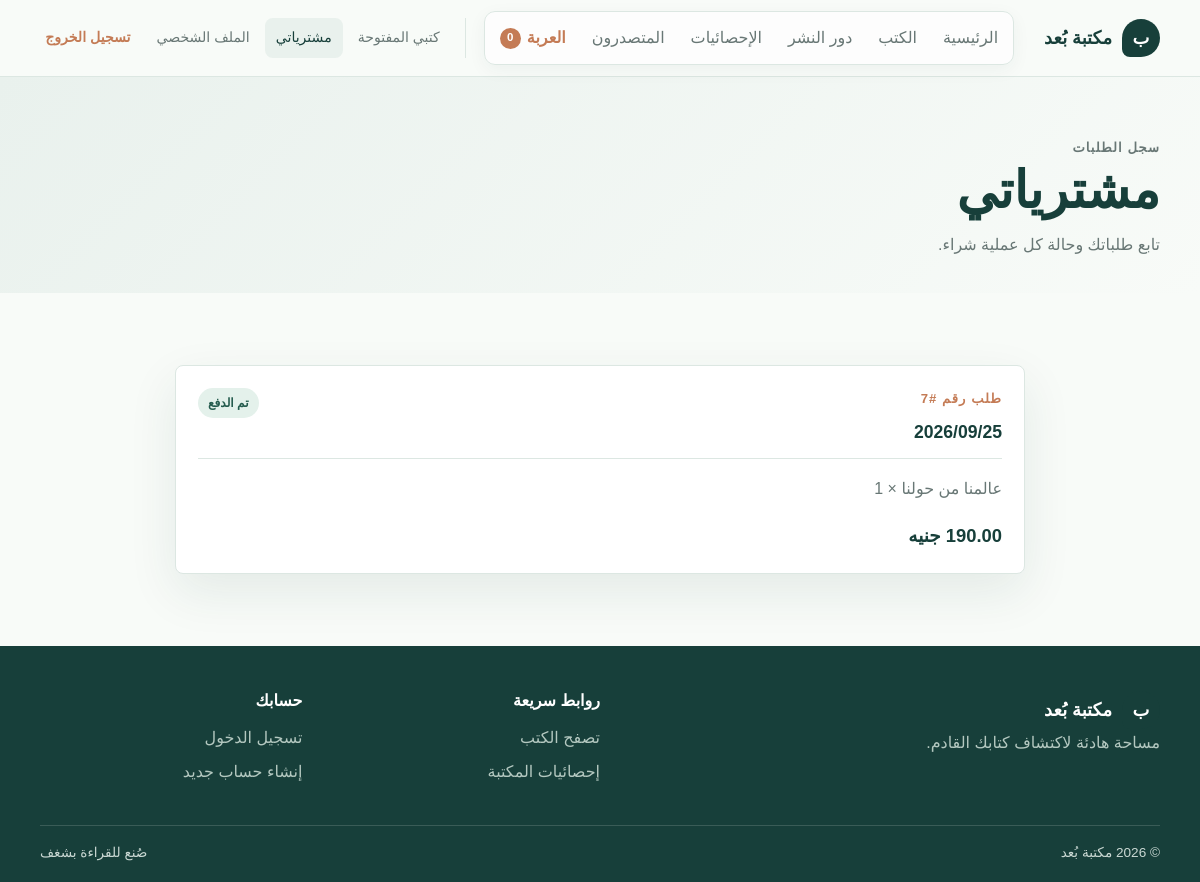
The page /my-orders.php (signed in) on the database its author committed.
### tables this page shows
CREATE TABLE `orders` (
  `id` int(10) UNSIGNED NOT NULL,
  `user_id` int(10) UNSIGNED NOT NULL,
  `customer_name` varchar(160) NOT NULL,
  `customer_email` varchar(190) NOT NULL,
  `whatsapp` varchar(30) NOT NULL,
  `address` text NOT NULL,
  `total` decimal(10,2) NOT NULL DEFAULT 0.00,
  `payment_method` varchar(40) NOT NULL DEFAULT 'instapay',
  `payment_reference` varchar(120) DEFAULT NULL,
  `status` varchar(30) NOT NULL DEFAULT 'pending',
  `created_at` timestamp NOT NULL DEFAULT current_timestamp()
);

### admin/includes/helpers.php (called while the page is built, shortened)
<?php
function e(mixed $value): string
{
    return htmlspecialchars((string) $value, ENT_QUOTES, 'UTF-8');
}

### my-orders.php (the view, shortened to what this page needs)
<?php
require_once __DIR__ . '/includes/app.php';
$statement = $pdo->prepare('SELECT orders.id, orders.total, orders.status, orders.created_at, GROUP_CONCAT(CONCAT(order_items.title, " × ", order_items.quantity) SEPARATOR "، ") AS items FROM orders LEFT JOIN order_items ON order_items.order_id = orders.id WHERE orders.user_id = :user_id GROUP BY orders.id, orders.total, orders.status, orders.created_at ORDER BY orders.id DESC');
$statement->execute(['user_id' => $_SESSION['user_id']]);
$orders = $statement->fetchAll();
$statusLabels = ['pending' => 'قيد المراجعة', 'paid' => 'تم الدفع', 'completed' => 'مكتمل', 'cancelled' => 'ملغي'];
$statusClasses = ['pending' => 'status-pending', 'paid' => 'status-paid', 'completed' => 'status-completed', 'cancelled' => 'status-cancelled'];
require __DIR__ . '/includes/header.php';
?>
<section class="page-intro"><div class="container"><p class="eyebrow">سجل الطلبات</p><h1>مشترياتي</h1><p>تابع طلباتك وحالة كل عملية شراء.</p></div></section>
<section class="section"><div class="container"><div class="orders-list">
    <?php foreach ($orders as $order): ?><article class="order-card"><div class="order-card-header"><div><p class="eyebrow">طلب رقم #<?= e($order['id']) ?></p><h2><?= e(date('Y/m/d', strtotime($order['created_at']))) ?></h2></div><span class="status-pill <?= e($statusClasses[$order['status']] ?? '') ?>"><?= e($statusLabels[$order['status']] ?? $order['status']) ?></span></div><p class="order-items"><?= e($order['items'] ?? 'لا توجد تفاصيل') ?></p><strong class="order-total"><?= e(number_format((float) $order['total'], 2)) ?> جنيه</strong></article><?php endforeach; ?>
</div></div></section>
<?php require __DIR__ . '/includes/footer.php'; ?>

### assets/site.css (style rules this page uses)
:root { --ink:#173f3a; --muted:#687775; --paper:#f8fbf8; --line:#dce7e2; --accent:#c47b55; --mint:#e9f1ed; --white:#fff; --shadow:0 18px 50px rgba(23,63,58,.09); }
* { box-sizing:border-box; }
html { scroll-behavior:smooth; }
body { margin:0; color:var(--ink); background:var(--paper); font-family:'IBM Plex Sans Arabic',Tahoma,sans-serif; line-height:1.7; }
.container { width:min(1120px,calc(100% - 40px)); margin-inline:auto; }
.eyebrow { color:var(--accent); font-size:.82rem; font-weight:700; letter-spacing:.08em; margin:0 0 12px; }
h1,h2,h3,p { margin-top:0; }
h1,h2 { line-height:1.25; }
.section { padding:72px 0; }
.page-intro { padding:60px 0 34px; background:linear-gradient(135deg,var(--mint),var(--paper)); }
.page-intro h1 { font-family:'Playfair Display',serif; font-size:3.2rem; margin-bottom:8px; }
.page-intro p { color:var(--muted); margin-bottom:0; }
.orders-list { display:grid; gap:16px; max-width:850px; margin:0 auto; }
.order-card { padding:22px; background:var(--white); border:1px solid var(--line); border-radius:8px; box-shadow:var(--shadow); }
.order-card-header { display:flex; align-items:flex-start; justify-content:space-between; gap:16px; padding-bottom:14px; border-bottom:1px solid var(--line); }
.order-card-header h2 { margin:0; font-size:1.1rem; }
.order-items { margin:16px 0; color:var(--muted); line-height:1.8; }
.order-total { color:var(--ink); font-size:1.15rem; }
.status-pill { display:inline-flex; padding:5px 10px; border-radius:999px; font-size:.76rem; font-weight:700; }
.status-paid,.status-completed { color:#245b4d; background:#e4f1eb; }
body { overflow-x:hidden; }

### rows shown on the page
orders: id "7", created_at "2026/09/25", status "تم الدفع", items "عالمنا من حولنا × 1"

### other values the page prints
cartCount() "0"
